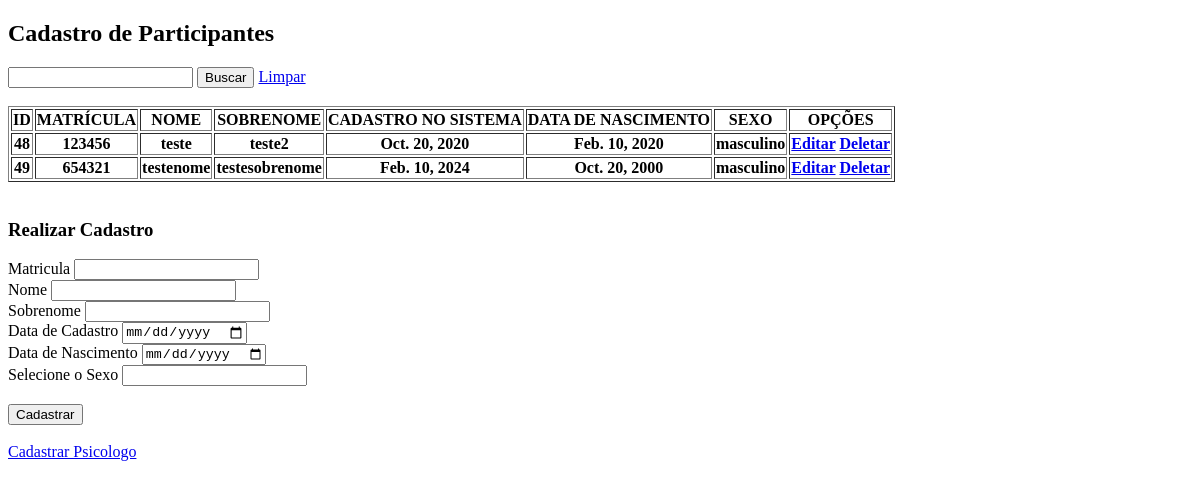
Before: /grupos/ with the older database file.
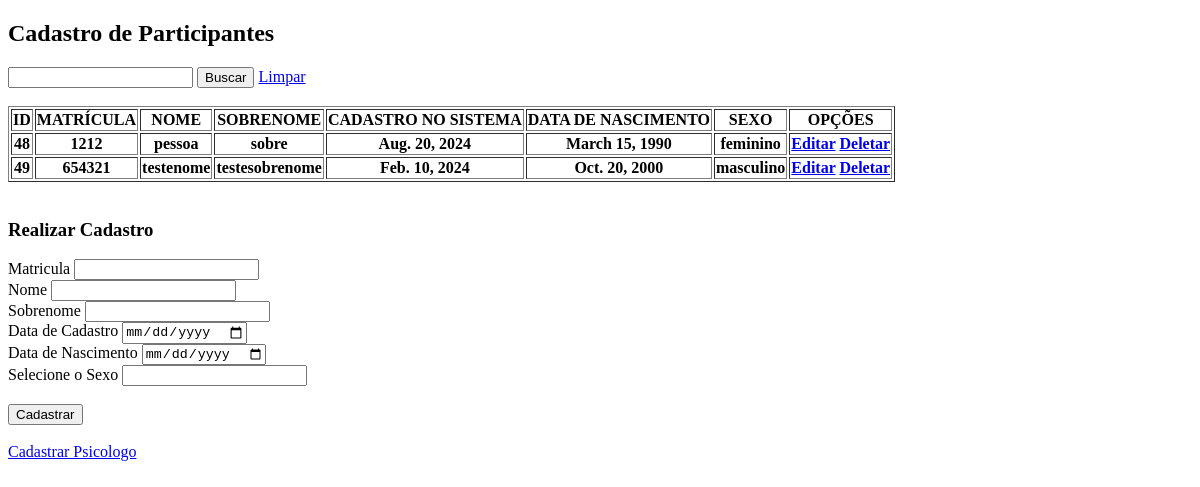
After: the same page with the newer database file.
### grupos/models.py (models this page shows, shortened)
class Policial(models.Model):
    idPolicial      = models.AutoField(primary_key=True)
    Matricula       = models.CharField(max_length=10, null=True)
    Nome            = models.CharField(max_length=15)
    Sobrenome       = models.CharField(max_length=30)
    DataCadastro    = models.DateField()
    DataNascimento  = models.DateField()
    Sexo            = models.CharField(max_length=1)

### grupos/views.py (the view)
# urls.py: 2. Add a URL to urlpatterns:  path('', views.home, name='home')
def home(request):
    policiais = Policial.objects.all()
    return render(request, "index.html", {"policiais": policiais})

### grupos/templates/index.html (shortened to what this page needs)
<!doctype html>
<html lang="pt-br">
<head>
</head>
<body>
    <h2>Cadastro de Participantes</h2>
    <div>
        <form action="{% url 'search_view' %}" method="GET">
            <input type="text" name="busca" id="busca" value=" " autocomplete="off" placeholder="Matrícula">
            <button type="submit">Buscar</button>
            <a href="/grupos">Limpar</a>
        </form>
    </div>
    <br>
    <div class="tabela-policiais">
        <table border="1">
            <tr>
                <th>ID                  </th>
                <th>MATRÍCULA           </th>
                <th>NOME                </th>
                <th>SOBRENOME           </th>
                <th>CADASTRO NO SISTEMA </th>
                <th>DATA DE NASCIMENTO  </th>
                <th>SEXO                </th>
                <th>OPÇÕES              </th>
            </tr>
        {% for policial in policiais %}
            <tr>
                <th>{{ policial.idPolicial     }}</th>
                <th>{{ policial.Matricula      }}</th>
                <th>{{ policial.Nome           }}</th>
                <th>{{ policial.Sobrenome      }}</th>
                <th>{{ policial.DataCadastro   }}</th>
                <th>{{ policial.DataNascimento }}</th>
                <th>{{ policial.Sexo           }}</th>
                <th>
                    <a href="{% url 'editar'    policial.idPolicial %}">Editar</a>
                    <a href="{% url 'deletar'   policial.idPolicial %}" onclick="return confirm('Deseja realmente deletar este participante?')">Deletar</a>
                </th>
        {% endfor %}
            </tr>
        </table>
    </div>
    <br>
    <h3>Realizar Cadastro</h3>
    <div class="tabela-insercao-dados-policial">
        <form action="{% url 'salvar' %}" method="POST">
            Matricula           <input type="text" name="Matricula"         required    >   <br>
            Nome                <input type="text" name="Nome"              required    >   <br>
            Sobrenome           <input type="text" name="Sobrenome"         required    >   <br>
            Data de Cadastro    <input type="date" name="DataCadastro"      required    >   <br>
            Data de Nascimento  <input type="date" name="DataNascimento"    required    >   <br>
            Selecione o Sexo    <input type="text" name="Sexo"              required    >   <br><br>
            <button type="submit">Cadastrar</button>
        </form>
    </div>
    <br>
    <div>
        <a href="{% url 'home_psicologo' %}">Cadastrar Psicologo</a>
    </div>
    </body>
</html>

Changed rows visible on the page:
changed Policial id 48: Matricula "123456" → "1212"; Nome "teste" → "pessoa"; Sobrenome "teste2" → "sobre"; DataCadastro "Oct. 20, 2020" → "Aug. 20, 2024"; DataNascimento "Feb. 10, 2020" → "March 15, 1990"; Sexo "masculino" → "feminino"
